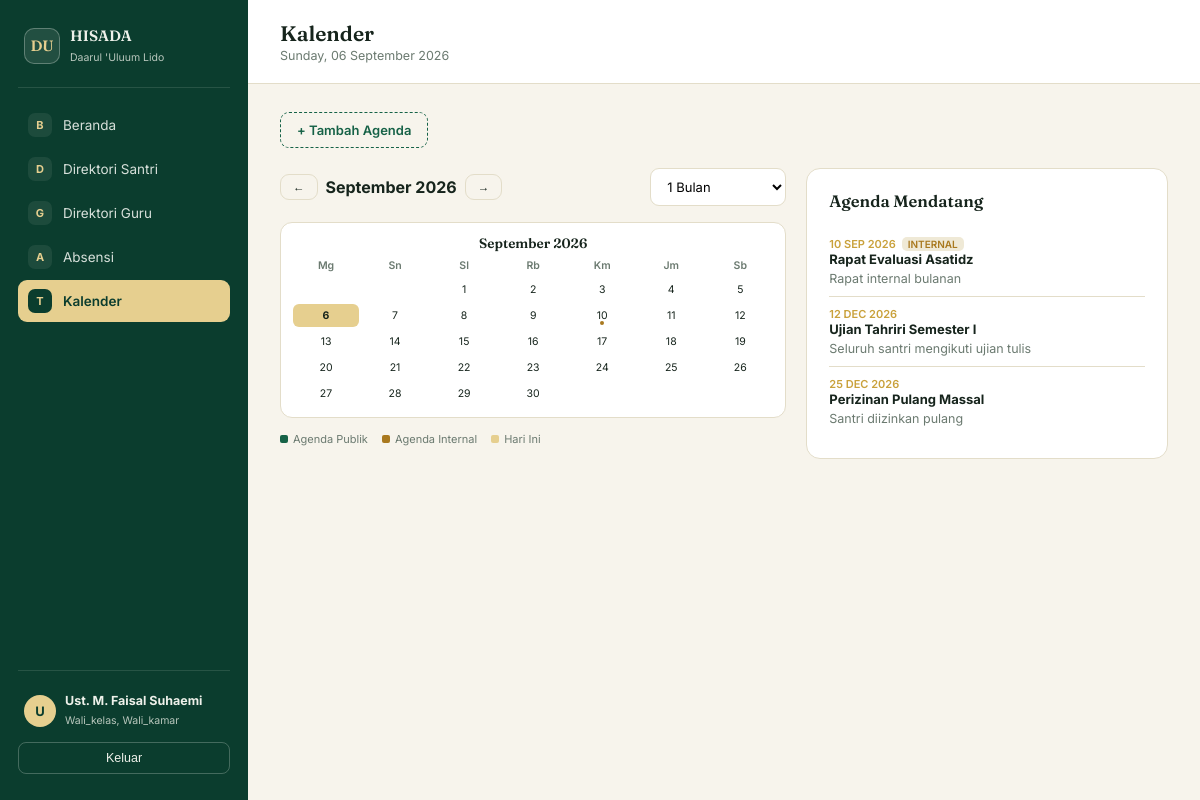
/dashboard.php?tab=kalender (signed in), run on the app's committed database.
### tables this page shows
CREATE TABLE calendar_events (
    id          INT AUTO_INCREMENT PRIMARY KEY,
    title       VARCHAR(150) NOT NULL,
    description TEXT NULL,
    start_date  DATE NOT NULL,
    end_date    DATE NULL,
    category    ENUM('akademik','pengasuhan','umum') DEFAULT 'umum',
    visibility  ENUM('public','internal') DEFAULT 'public',
    created_by  INT NOT NULL,
    created_at  TIMESTAMP DEFAULT CURRENT_TIMESTAMP,
    FOREIGN KEY (created_by) REFERENCES users(id)
);

### dashboard.php (the view, shortened to what this page needs)
<?php
$mysqli = @new mysqli(DB_HOST, DB_USER, DB_PASS, DB_NAME);
$mysqli->set_charset('utf8mb4');
function h(?string $v): string
{
    return htmlspecialchars($v ?? '', ENT_QUOTES, 'UTF-8');
}
function hasRole(array $needed, array $userRoles): bool
{
    return count(array_intersect($needed, $userRoles)) > 0;
}
function isStaffOnly(array $userRoles): bool
{
    return count(array_diff($userRoles, ['wali_santri'])) > 0;
}
$NAME      = $_SESSION['name'];
$ROLES     = $_SESSION['roles'] ?? [];
$IS_WALI_ONLY   = !isStaffOnly($ROLES) && in_array('wali_santri', $ROLES, true);
$EDITOR_ROLES   = ['admin','sekretaris','pengurus','wali_kelas','wali_kamar','hakim','dokter','asisten'];
$TABS = [
    'beranda'       => ['label' => 'Beranda',          'mark' => 'B', 'roles' => null],
    'direktori'     => ['label' => 'Direktori Santri',  'mark' => 'D', 'roles' => ['admin','sekretaris','pengurus','wali_kelas','wali_kamar','hakim','dokter','asisten']],
    'guru'          => ['label' => 'Direktori Guru',    'mark' => 'G', 'roles' => ['admin','sekretaris','pengurus','wali_kelas','wali_kamar']],
    'absensi'       => ['label' => 'Absensi',           'mark' => 'A', 'roles' => ['admin','pengurus','wali_kelas','wali_kamar']],
    'poskestren'    => ['label' => 'Poskestren',        'mark' => 'K', 'roles' => ['admin','dokter','asisten']],
    'mahkamah'      => ['label' => 'Mahkamah Santri',   'mark' => 'M', 'roles' => ['admin','sekretaris','pengurus','hakim']],
    'perizinan'     => ['label' => 'Perizinan',         'mark' => 'I', 'roles' => ['admin','pengurus']],
    'prestasi'      => ['label' => 'Prestasi',          'mark' => 'P', 'roles' => ['admin','pengurus']],
    'korespondensi' => ['label' => 'Korespondensi',     'mark' => 'S', 'roles' => ['admin','pengurus','sekretaris']],
    'kalender'      => ['label' => 'Kalender',          'mark' => 'T', 'roles' => null],
    'anak_saya'     => ['label' => 'Data Anak Saya',    'mark' => 'N', 'roles' => ['wali_santri']],
    'pengguna'      => ['label' => 'Kelola Pengguna',   'mark' => 'U', 'roles' => ['admin']],
];
function tabAllowed(string $key, array $tabs, array $userRoles): bool
{
    $need = $tabs[$key]['roles'];
    if ($need === null) return true;
    return hasRole($need, $userRoles);
}
    ?>
    <?php
$activeTab = $_GET['tab'] ?? ($IS_WALI_ONLY ? 'anak_saya' : 'beranda');
?>
<!DOCTYPE html>
<html lang="id">
<head>
</head>
<body>
<div class="shell">
    <aside class="sidebar" id="sidebar">
        <div class="side-brand">
            <div class="seal">DU</div>
            <div><strong>HISADA</strong><span>Daarul 'Uluum Lido</span></div>
        </div>
        <nav class="nav-group">
            <?php foreach ($TABS as $key => $tab):
                if (!tabAllowed($key, $TABS, $ROLES)) continue;
            ?>
                <a class="nav-item <?= $key === $activeTab ? 'active' : '' ?>" href="?tab=<?= $key ?>">
                    <span class="mark"><?= $tab['mark'] ?></span> <?= h($tab['label']) ?>
                </a>
            <?php endforeach; ?>
        </nav>
        <div class="side-foot">
            <div class="who">
                <div class="av"><?= h(mb_substr($NAME, 0, 1)) ?></div>
                <div class="meta"><strong><?= h($NAME) ?></strong><span><?= h(implode(', ', $ROLES)) ?></span></div>
            </div>
            <form method="POST">
                <button type="submit" class="btn-logout">Keluar</button>
            </form>
        </div>
    </aside>
    <div class="main">
        <div class="topbar">
            <div>
                <h1><?= h($TABS[$activeTab]['label']) ?></h1>
                <p><?= date('l, d F Y') ?></p>
            </div>
        </div>
        <div class="content">
            <?php
            switch ($activeTab):
                    ?>
                <?php break;
                case 'kalender':
                function renderMonthGrid(mysqli $mysqli, int $year, int $month, bool $seeInternal): void
                {
                    $first = mktime(0,0,0,$month,1,$year);
                    $daysInMonth = (int) date('t', $first);
                    $monthName = date('F Y', $first);
                    $todayStr = date('Y-m-d');
                    $from = date('Y-m-01', $first);
                    $to = date('Y-m-t', $first);
                    $evStmt = $mysqli->prepare("SELECT start_date, visibility FROM calendar_events WHERE start_date BETWEEN ? AND ?" . ($seeInternal ? '' : " AND visibility='public'"));
                    $evStmt->bind_param('ss', $from, $to);
                    $evStmt->execute();
                    $evRows = $evStmt->get_result()->fetch_all(MYSQLI_ASSOC);
                    $eventDays = [];
                    foreach ($evRows as $e) {
                        $day = (int) date('j', strtotime($e['start_date']));
                        $eventDays[$day] = ($eventDays[$day] ?? 'public') === 'internal' || $e['visibility'] === 'internal' ? 'internal' : 'public';
                    }
                    echo '<div class="mini-month"><div class="mm-title">' . h($monthName) . '</div><div class="mm-grid">';
                    foreach (['Mg','Sn','Sl','Rb','Km','Jm','Sb'] as $dow) echo '<div class="mm-dow">' . $dow . '</div>';
                    for ($d = 1; $d <= $daysInMonth; $d++) {
                        $dateStr = sprintf('%04d-%02d-%02d', $year, $month, $d);
                        $cls = 'mm-day';
                        if ($dateStr === $todayStr) $cls .= ' today';
                        if (isset($eventDays[$d])) $cls .= $eventDays[$d] === 'internal' ? ' has-event has-internal' : ' has-event';
                        echo '<div class="' . $cls . '">' . $d . '</div>';
                    }
                    echo '</div></div>';
                }
                $canEditCalendar = hasRole($EDITOR_ROLES, $ROLES);
                $view = $_GET['view'] ?? 'bulan';
                $monthCount = ['bulan' => 1, '2bulan' => 2, 'semester' => 6, 'tahun' => 12][$view] ?? 1;
                $baseYear = (int) ($_GET['year'] ?? date('Y'));
                $baseMonth = (int) ($_GET['month'] ?? date('n'));
                $prevMonth = $baseMonth - $monthCount; $prevYear = $baseYear;
                $nextMonth = $baseMonth + $monthCount; $nextYear = $baseYear;
                $agendaQ = $canEditCalendar
                    ? "SELECT * FROM calendar_events WHERE start_date >= CURDATE() ORDER BY start_date LIMIT 8"
                    : "SELECT * FROM calendar_events WHERE start_date >= CURDATE() AND visibility='public' ORDER BY start_date LIMIT 8";
                $upcoming = $mysqli->query($agendaQ)->fetch_all(MYSQLI_ASSOC);
                ?>
                <?php if ($canEditCalendar): ?>
                <details class="form-toggle">
                    <summary>+ Tambah Agenda</summary>
                </details>
                <?php endif; ?>
                <div class="two-col">
                    <div>
                        <div class="cal-toolbar">
                            <div class="cal-nav">
                                <a class="btn secondary small" href="?tab=kalender&view=<?= $view ?>&year=<?= $prevYear ?>&month=<?= $prevMonth ?>">&larr;</a>
                                <strong><?= h(date('F Y', mktime(0,0,0,$baseMonth,1,$baseYear))) ?></strong>
                                <a class="btn secondary small" href="?tab=kalender&view=<?= $view ?>&year=<?= $nextYear ?>&month=<?= $nextMonth ?>">&rarr;</a>
                            </div>
                            <form method="GET">
                                <select name="view" class="field-input" onchange="this.form.submit()">
                                    <option value="bulan" <?= $view === 'bulan' ? 'selected' : '' ?>>1 Bulan</option>
                                </select>
                            </form>
                        </div>
                        <div class="month-grids n<?= $monthCount ?>">
                            <?php
                            $y = $baseYear; $m = $baseMonth;
                            for ($i = 0; $i < $monthCount; $i++) {
                                renderMonthGrid($mysqli, $y, $m, $canEditCalendar);
                                $m++; if ($m > 12) { $m = 1; $y++; }
                            }
                            ?>
                        </div>
                        <div class="legend" style="margin-top:14px;">
                            <span><i style="background:var(--emerald-700)"></i>Agenda Publik</span>
                            <span><i style="background:var(--amber)"></i>Agenda Internal</span>
                            <span><i style="background:var(--gold-soft)"></i>Hari Ini</span>
                        </div>
                    </div>
                    <div class="panel">
                        <h2>Agenda Mendatang</h2>
                        <?php foreach ($upcoming as $ev): ?>
                            <div class="agenda-item">
                                <div class="date"><?= date('d M Y', strtotime($ev['start_date'])) ?><?= $ev['visibility'] === 'internal' ? '<span class="badge-internal">Internal</span>' : '' ?></div>
                                <strong><?= h($ev['title']) ?></strong>
                                <p style="font-size:12.5px; color:var(--muted); margin:4px 0 0;"><?= h($ev['description']) ?></p>
                            </div>
                        <?php endforeach; ?>
                    </div>
                </div>
                <?php break;
                    ?>
                <?php break;
            endswitch;
            ?>
        </div>
    </div>
</div>
</body>
</html>

### data on the page
calendar_events: start_date "10 SEP 2026", visibility "INTERNAL", title "Rapat Evaluasi Asatidz", description "Rapat internal bulanan"
calendar_events: start_date "12 DEC 2026", title "Ujian Tahriri Semester I", description "Seluruh santri mengikuti ujian tulis"
calendar_events: start_date "25 DEC 2026", title "Perizinan Pulang Massal", description "Santri diizinkan pulang"

### other printed values
$tab['mark'] "B"
$tab['label'] "Beranda"
$tab['mark'] "D"
$tab['label'] "Direktori Santri"
$tab['mark'] "G"
$tab['label'] "Direktori Guru"
$tab['mark'] "A"
$tab['label'] "Absensi"
$tab['mark'] "T"
$tab['label'] "Kalender"
mb_substr($NAME, 0, 1) "U"
$NAME "Ust. M. Faisal Suhaemi"
implode(', ', $ROLES) "Wali_kelas, Wali_kamar"
$TABS[$activeTab]['label'] "Kalender"
$dow "Mg"
